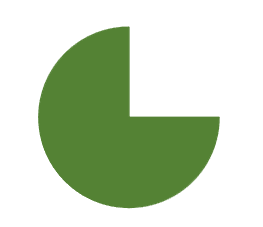
#> input picture Week-3/Img recg/3 quaters of a circle/3 quaters of a circle.png, 263 x 227 px
$ python WorkingSymbol.py
#> lines starting #> are read from the running program, lines starting #| are printed output that depends on the picture; after the words box and inside, x2 and y2 are one past the last pixel; in counts of white or black regions, pixels touching at a corner belong together
#!/usr/bin/env python

"""
RPi_ShapeRecognizer_Complete.py: Complete working version with all functions
"""

import cv2
import glob
import os
import numpy as np

# Configuration
MATCH_THRESHOLD = 0.75
MIN_CONTOUR_AREA = 500
DISPLAY_SCALE = 0.7
USE_PICAMERA = False  # Changed to False since you're having camera issues
RESOLUTION = (640, 480)

# Get the directory where this script is located
SCRIPT_DIR = os.path.dirname(os.path.abspath(__file__))

# Shape categories
folders = [
    "3 quaters of a circle",
    "Arrow down",
    "Arrow up",
    "Blue rectangle",
    "Hexagon",
    "Left arrow",
    "Measure Distance",
    "Pentagon",
    "Red circle",
    "Right arrow",
    "Stop sign",
    "Traffic light stop",
    "Triangle"
]

def load_templates():
    """Load template images with proper path handling"""
    templates = {}
    template_count = 0

    print("Loading template database from:", SCRIPT_DIR)

    for folder in folders:
        folder_path = os.path.join(SCRIPT_DIR, folder)

        if not os.path.exists(folder_path):
            print(f"Warning: Folder does not exist - {folder_path}")
            continue

        image_files = glob.glob(os.path.join(folder_path, "*.png")) + \
                     glob.glob(os.path.join(folder_path, "*.PNG"))

        if not image_files:
            print(f"Warning: No PNG files found in {folder_path}")
            continue

        templates[folder] = []

        for file in image_files:
            try:
                print(f"Loading template: {file}")
                template = cv2.imread(file, cv2.IMREAD_GRAYSCALE)
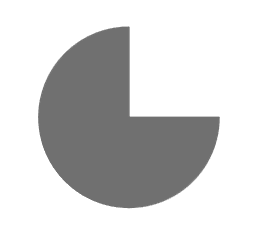
#> template: shape (227, 263); min 112, max 255, mean 208.2
                if template is not None:
                    templates[folder].append(template)
                    template_count += 1
                else:
                    print(f"Warning: Could not load image - {file}")
            except Exception as e:
                print(f"Error loading {file}: {str(e)}")

    print(f"\nLoaded {template_count} templates across {len(templates)} categories")
    return templates

def recognize_shape(test_img, template_db):
    best_match = "unknown"
    best_score = 0

    for shape_name, shape_templates in template_db.items():
        for template in shape_templates:
            try:
                if test_img.shape != template.shape:
                    resized_template = cv2.resize(template, (test_img.shape[1], test_img.shape[0]))
                else:
                    resized_template = template

                result = cv2.matchTemplate(test_img, resized_template, cv2.TM_CCOEFF_NORMED)
                _, max_val, _, _ = cv2.minMaxLoc(result)

                if max_val > best_score:
                    best_score = max_val
                    best_match = shape_name
            except:
                continue

    return best_match if best_score > MATCH_THRESHOLD else "unknown", best_score

def initialize_camera():
    """Initialize camera with fallback options"""
    # Try different backends
    for backend in [cv2.CAP_V4L2, cv2.CAP_ANY]:
        cap = cv2.VideoCapture(0, backend)
        if cap.isOpened():
            cap.set(cv2.CAP_PROP_FRAME_WIDTH, RESOLUTION[0])
            cap.set(cv2.CAP_PROP_FRAME_HEIGHT, RESOLUTION[1])
            return cap

    raise RuntimeError("Could not initialize any camera")

def main():
    templates = load_templates()
    if not templates:
        print("Error: No templates loaded. Cannot continue.")
        return

    try:
        cap = initialize_camera()
    except Exception as e:
        print(f"Camera initialization failed: {str(e)}")
        print("Try:")
        print("1. Checking camera connection")
        print("2. Running 'sudo raspi-config' to enable camera")
        print("3. Trying a USB camera instead")
        return

    print("Starting live recognition. Press 'q' to quit...")

    try:
        while True:
            ret, frame = cap.read()
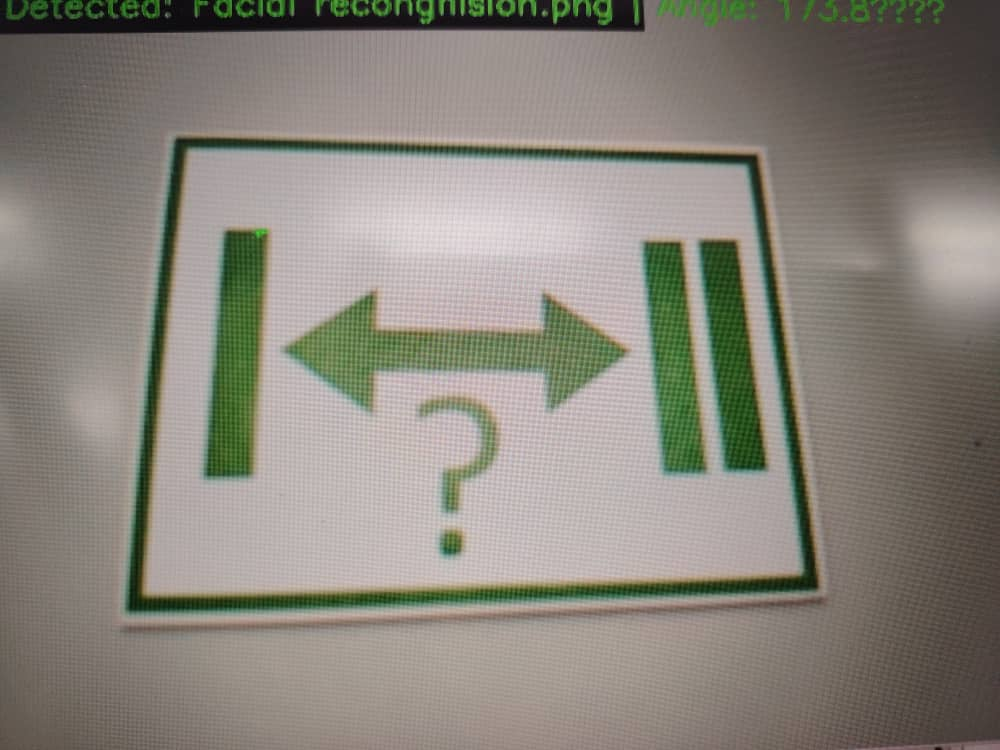
#> input picture Week-3/Img recg/Measure Distance/9757c1e1-be41-4c79-a6da-5b3304dec070.jpeg, 1000 x 750 px, given in place of the camera
#> frame is the input picture: shape (750, 1000, 3); mean B, G, R 123, 132.4, 136.7
            if not ret:
                print("Failed to capture frame")
                break

            # Process frame
            gray = cv2.cvtColor(frame, cv2.COLOR_BGR2GRAY)
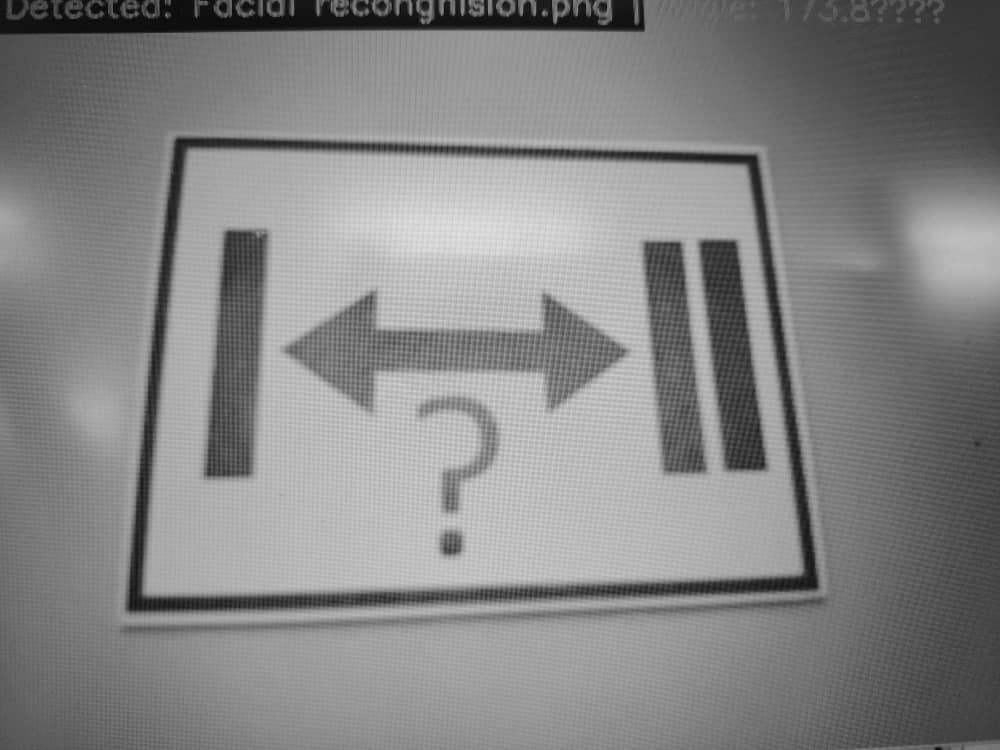
#> gray: shape (750, 1000); min 1, max 228, mean 132.6
            _, thresh = cv2.threshold(gray, 127, 255, cv2.THRESH_BINARY_INV + cv2.THRESH_OTSU)
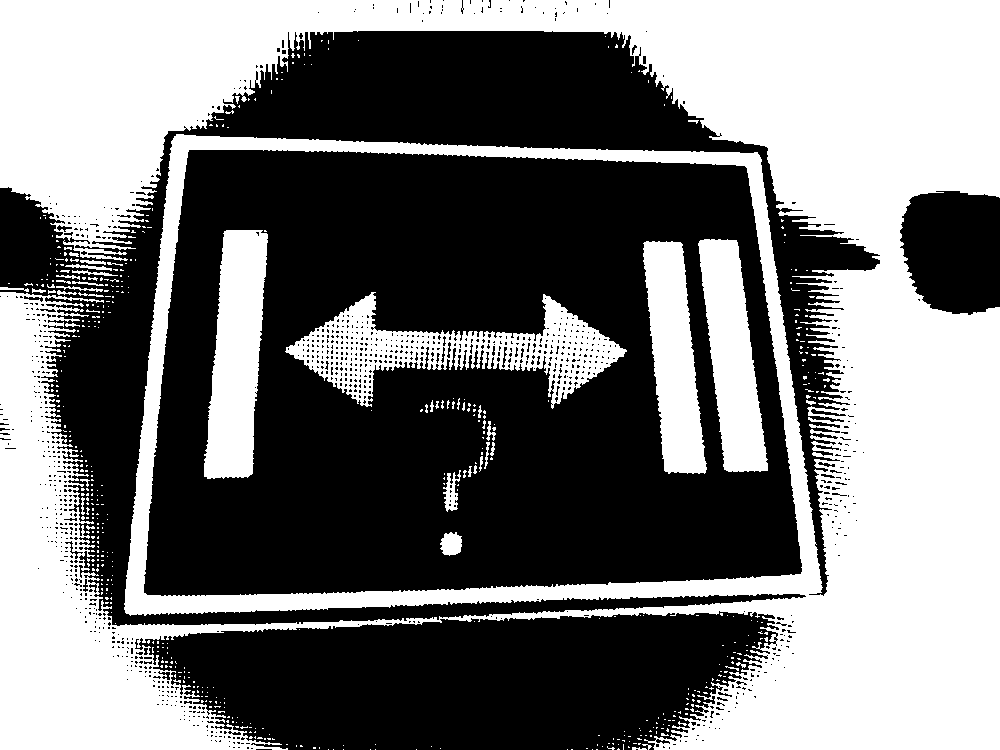
#> thresh: shape (750, 1000); 46.8% white; 538 white regions (494 under 20 px)
            contours, _ = cv2.findContours(thresh, cv2.RETR_EXTERNAL, cv2.CHAIN_APPROX_SIMPLE)
#> contours = 488 contours, 475 with area under 20; largest, box (x1, y1, x2, y2) and area: (0, 0, 1000, 750) 562751, (65, 264, 112, 271) 82, (72, 270, 118, 276) 58, (56, 286, 103, 292) 51, (80, 260, 106, 265) 50

            for contour in contours:
                if cv2.contourArea(contour) < MIN_CONTOUR_AREA:
                    continue

                x, y, w, h = cv2.boundingRect(contour)
                roi = gray[y:y+h, x:x+w]

                shape, confidence = recognize_shape(roi, templates)

                cv2.drawContours(frame, [contour], -1, (0, 255, 0), 2)
                cv2.rectangle(frame, (x, y), (x+w, y+h), (255, 0, 0), 2)
                cv2.putText(frame, f"{shape} ({confidence:.2f})",
                           (x, y-10), cv2.FONT_HERSHEY_SIMPLEX,
                           0.5, (0, 0, 255), 1)
#> this loop made 488 passes
#> contour on passes 1 to 3: [[596, 749], [597, 749]], [[592, 749]], [[571, 749], [572, 749]]
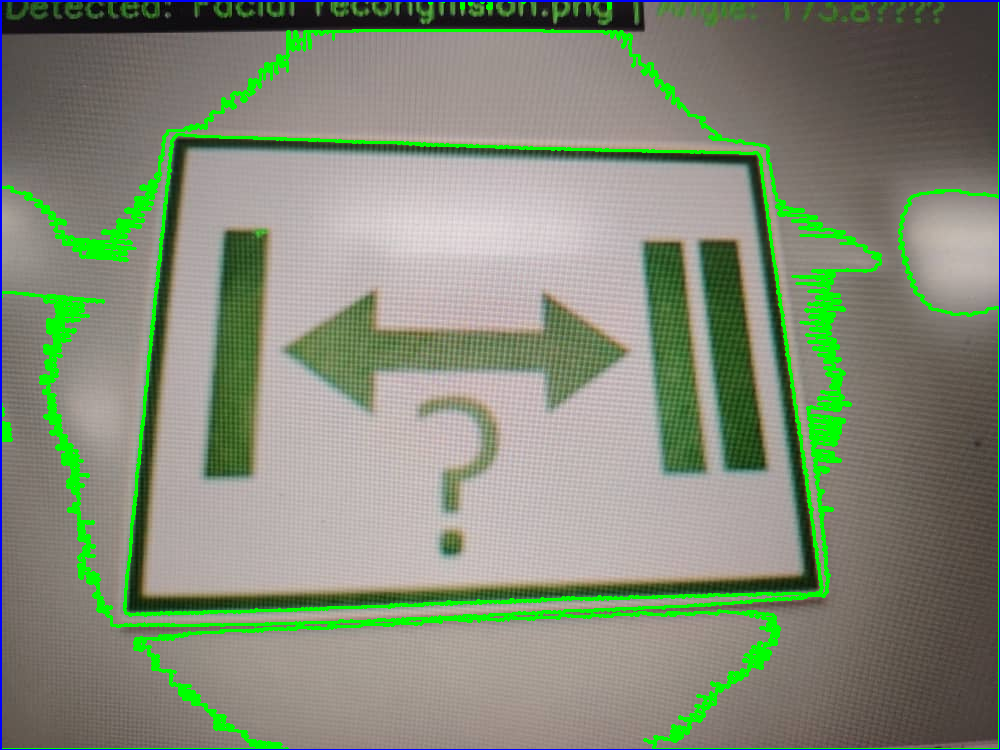
#> frame: shape (750, 1000, 3); 5.68% of pixels changed, all inside (x1, y1, x2, y2) = (0, 0, 1000, 750)

            # Display
            h, w = frame.shape[:2]
#> h = 750; w = 1000
            display_frame = cv2.resize(frame, (int(w*DISPLAY_SCALE), int(h*DISPLAY_SCALE)))
            cv2.imshow('Shape Recognition', display_frame)

            if cv2.waitKey(1) & 0xFF == ord('q'):
#> (key q is pressed here)
                break

    except KeyboardInterrupt:
        print("Stopping...")
    finally:
        cap.release()
        cv2.destroyAllWindows()

if __name__ == "__main__":
    main()
